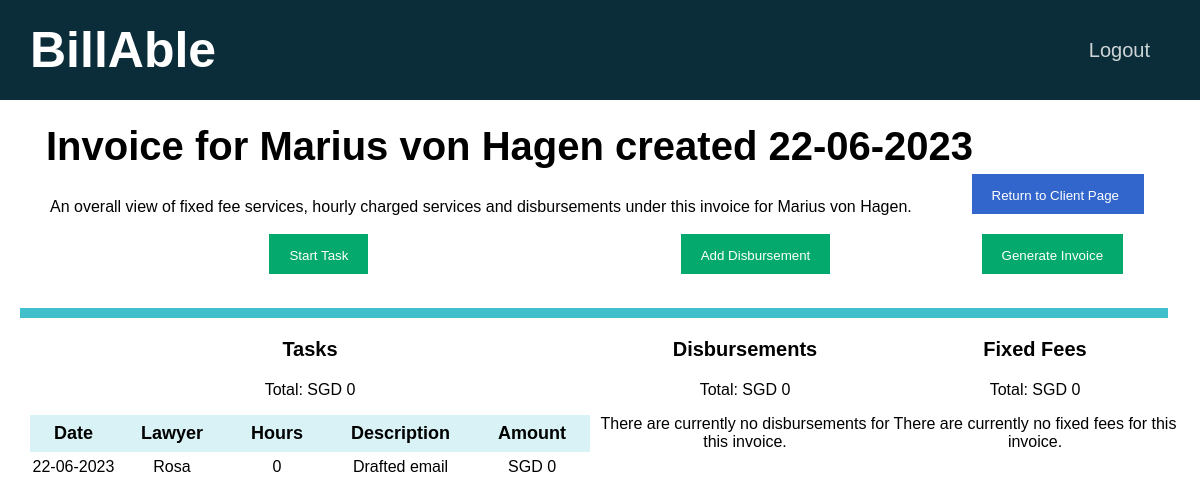
The page /invoices/41 (signed in) on the database its author committed.
### tables this page shows
CREATE TABLE clients(id INTEGER PRIMARY KEY AUTOINCREMENT NOT NULL, name TEXT NOT NULL, email TEXT NOT NULL, in_progress INTEGER NOT NULL DEFAULT 0, payment_pending INTEGER NOT NULL DEFAULT 0, payment_received INTEGER NOT NULL DEFAULT 0, firm INTEGER NOT NULL DEFAULT 1);

CREATE TABLE timesheets(id INTEGER PRIMARY KEY AUTOINCREMENT NOT NULL, client_id INTEGER NOT NULL, status INTEGER NOT NULL, created DATETIME NOT NULL, firm INTEGER NOT NULL DEFAULT 1, FOREIGN KEY (client_id) REFERENCES clients(id), FOREIGN KEY (status) REFERENCES status_list(id));

CREATE TABLE tasks(id INTEGER PRIMARY KEY AUTOINCREMENT NOT NULL, user_id INTEGER NOT NULL, client_id INTEGER NOT NULL, timesheet_id INTEGER NOT NULL, datetime DATETIME NOT NULL, duration NUMERIC NOT NULL, description TEXT NOT NULL, amount NUMERIC NOT NULL, FOREIGN KEY (user_id) REFERENCES users(id), FOREIGN KEY (client_id) REFERENCES clients(id), FOREIGN KEY (timesheet_id) REFERENCES timesheets(id));

CREATE TABLE users (id INTEGER PRIMARY KEY AUTOINCREMENT NOT NULL, name TEXT NOT NULL, email TEXT NOT NULL, hash BLOB NOT NULL, rate NUMERIC NOT NULL DEFAULT (0), firm INTEGER NOT NULL DEFAULT 1);

### app.py (the view)
@app.route("/invoices/<id>", methods=["GET"])
@login_required
def timesheet(id):
    connection = sqlite3.connect("database.db")
    connection.row_factory = sqlite3.Row
    cursor = connection.cursor()
    timesheet = cursor.execute("SELECT * FROM timesheets WHERE id = ?", [id]).fetchone()
    client_id = timesheet["client_id"]
    user_id = session["user_id"]
    rel = cursor.execute("SELECT * FROM users_clients WHERE user_id = ? AND client_id = ?", [user_id, client_id]).fetchall()
    if len(rel) != 0:
        client = cursor.execute("SELECT * FROM clients WHERE id = ?", [client_id]).fetchone()
        rows = cursor.execute("SELECT * FROM tasks WHERE timesheet_id = ?", [id]).fetchall()
        tasks_total = cursor.execute("SELECT SUM(amount) FROM tasks WHERE timesheet_id = ?", [id]).fetchone()[0]
        tasks = []
        for row in rows:
            task = {}
            lawyer_info = cursor.execute("SELECT * FROM users WHERE id = ?", [row["user_id"]]).fetchone()
            task["lawyer"] = lawyer_info["name"]
            task["datetime"] = row["datetime"]
            task["description"] = row["description"]
            task["duration"] = row["duration"]
            task["amount"] = row["amount"]
            tasks.append(task)
        d_total = cursor.execute("SELECT SUM(amount) FROM disbursements WHERE timesheet_id = ?", [id]).fetchone()[0]
        d_rows = cursor.execute("SELECT * FROM disbursements WHERE timesheet_id = ?", [id]).fetchall()
        disbursements = []
        for d_row in d_rows:
            disbursement = {}
            disbursement["description"] = d_row["description"]
            disbursement["amount"] = d_row["amount"]
            disbursements.append(disbursement)
        fixed_total = cursor.execute("SELECT SUM(amount) FROM fixed_fee_charges WHERE timesheet_id = ?", [id]).fetchone()[0]
        fixed_rows = cursor.execute("SELECT * FROM fixed_fee_charges WHERE timesheet_id = ?", [id]).fetchall()
        fixed_fees = []
        for fixed_row in fixed_rows:
            fixed_fee = {}
            fee_type = fixed_row["fixed_fee"]
            fixed_fee["description"] = cursor.execute("SELECT * FROM fixed_fees WHERE id = ?", [fee_type]).fetchone()["description"]
            fixed_fee["amount"] = fixed_row["amount"]
            fixed_fees.append(fixed_fee)
        connection.close()
        return render_template("timesheet.html", timesheet=timesheet, client=client, tasks=tasks,
                               disbursements=disbursements,
                               fixed_fees=fixed_fees,
                               tasks_total=tasks_total,
                               d_total=d_total,
                               fixed_total=fixed_total)
    else:
        return redirect(url_for("home"))

### helpers.py (called while the page is built)
def login_required(f):
    @wraps(f)
    def decorated_function(*args, **kwargs):
        if session.get("user_id") is None:
            return redirect("/login")
        return f(*args, **kwargs)
    return decorated_function

### templates/timesheet.html (shortened to what this page needs)
{% extends "layout.html" %}
{% block main %}
    <div class="container page-header" style="font-size: 40px;">
        <b> Invoice for {{ client["name"] }} created {{ timesheet["created"] }} </b>
        <span style="float: right;">
            <button type="button" class="option-button primarybtn" id="newFixedFeeModalOpen">
                <a href="{{ url_for('client', id=client['id']) }}" class="button-link">
                    Return to Client Page
                </a>
            </button>
        </span>
    </div>
    <p class="tagline">
        An overall view of fixed fee services, hourly charged services and disbursements
        under this invoice for {{ client["name"] }}.
    </p>
    {% if timesheet["status"] == 1 %}
        <div id="start-task-view" style="padding: 10px;">
            <div class="invoice-buttons">
                <button type="button" class="option-button successbtn" id="confirm-start">
                    Start Task
                </button>
                <button type="button" class="option-button successbtn" id="addDisbursementModalOpen">
                    Add Disbursement
                </button>
                <button type="button" class="option-button successbtn" id="generateInvoiceModalOpen">
                    Generate Invoice
                </button>
            </div>
        </div>
    {% endif %}
    <hr class="tab-bar">
    <div class="tables-container">
        <div class="tasks">
            <p class="table-title">
                <b>Tasks</b>
            </p>
            <p class="fee">Total: SGD
                {% if tasks_total %}
                    {{ tasks_total }}
                {% else %}
                    0
                {% endif %}
            </p>
            {% if tasks %}
                <table class="table">
                    <thead>
                        <tr>
                            <th scope="col">Date</th>
                            <th scope="col">Lawyer</th>
                            <th scope="col">Hours</th>
                            <th scope="col">Description</th>
                            <th scope="col">Amount</th>
                        </tr>
                    </thead>
                    <tbody>
                        {% for task in tasks %}
                            <tr>
                                <td>{{ task["datetime"] }}</td>
                                <td>{{ task["lawyer"] }}</td>
                                <td>{{ task["duration"] }}</td>
                                <td>{{ task["description"] }}</td>
                                <td>SGD {{ task["amount"] }}</td>
                            </tr>
                        {% endfor %}
                    </tbody>
                </table>
            {% else %}
                There are currently no tasks in this timesheet.
            {% endif %}
        </div>
        <div class="disbursements">
            <p class="table-title">
                <b>Disbursements</b>
            </p>
            <p class="fee">Total: SGD
                {% if d_total %}
                    {{ d_total }}
                {% else %}
                    0
                {% endif %}
            </p>
            {% if disbursements %}
                <table class="table">
                    <thead>
                        <tr>
                            <th scope="col">Description</th>
                            <th scope="col">Amount</th>
                        </tr>
                    </thead>
                    <tbody>
                        {% for disbursement in disbursements %}
                            <tr>
                                <td>{{ disbursement["description"] }}</td>
                                <td>SGD {{ disbursement["amount"] }}</td>
                            </tr>
                        {% endfor %}
                    </tbody>
                </table>
            {% else %}
                There are currently no disbursements for this invoice.
            {% endif %}
        </div>
        <div class="fixed_fees">
            <p class="table-title">
                <b>Fixed Fees</b>
            </p>
            <p class="fee">Total: SGD
                {% if fixed_total %}
                    {{ fixed_total }}
                {% else %}
                    0
                {% endif %}
            </p>
            {% if fixed_fees %}
                <table class="table">
                    <thead>
                        <tr>
                            <th scope="col">Description</th>
                            <th scope="col">Amount</th>
                        </tr>
                    </thead>
                    <tbody>
                        {% for fee in fixed_fees %}
                            <tr>
                                <td>{{ fee["description"] }}</td>
                                <td>SGD {{ fee["amount"] }}</td>
                            </tr>
                        {% endfor %}
                    </tbody>
                </table>
            {% else %}
                There are currently no fixed fees for this invoice.
            {% endif %}
        </div>
    </div>
{% endblock %}

### static/styles.css (style rules this page uses)
body { font-family: Arial, Helvetica, sans-serif; margin: 0; overflow-x: hidden; }
table { margin-left: auto; margin-right: auto; border-collapse: collapse; }
th { font-size: 18px; padding-left: 24px; padding-right: 24px; padding-top: 8px; padding-bottom: 8px; border: none; }
thead th { background-color: #d9f2f5; }
tr { border: none; }
td { border: none; padding-top: 6px; padding-bottom: 6px; }
button { border: none; }
a { color: #3366cc; text-decoration: none }
.invoice-buttons { height: 30px; margin-bottom: 3%; }
.tasks { float: left; width: 50%; height: 100%; text-align: center; }
.disbursements { float:left; width: 25%; height: 100%; text-align: center; }
.fixed_fees { float:left; width: 25%; height: 100%; text-align: center; }
#generateInvoiceModalOpen { margin-left: 12%; }
#confirm-start { margin-left: 21%; margin-right: 12% }
#addDisbursementModalOpen { margin-left: 15%; }
.page-header { font-size: 40px; line-height: 40px; }
.tagline { margin-left: 30px; height: 10px; }
.table-title { font-size: 20px; }
.option-button { color: white; padding: 14px 20px; height: 40px; margin-left: 10px; margin-right: 10px; cursor: pointer; }
.tab-bar { background-color: #41c0cb; height: 10px; border: none; width: 99%; margin: 0; padding: 0; }
.button-link { color: #fff; margin-right: 5px; }
.successbtn { background-color: #04AA6D; }
.primarybtn { background-color: #3366cc; }
.container { margin: 10px; padding: 16px; align-items: center; }

### rows shown on the page
clients: name "Marius von Hagen"
timesheets: created "22-06-2023"
tasks: datetime "22-06-2023", description "Drafted email"
users: lawyer "Rosa"

### other values the page prints
{{ task["duration"] }} "0"
{{ task["amount"] }} "0"
